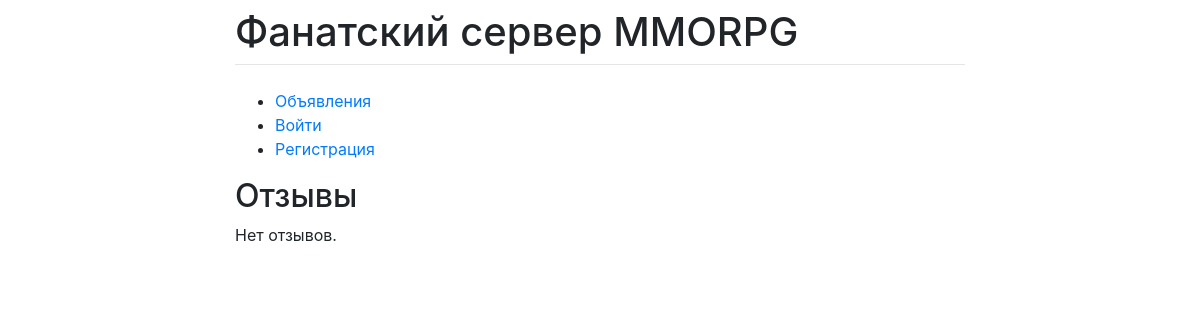
Before: /post/10/responses/ with the older database file.
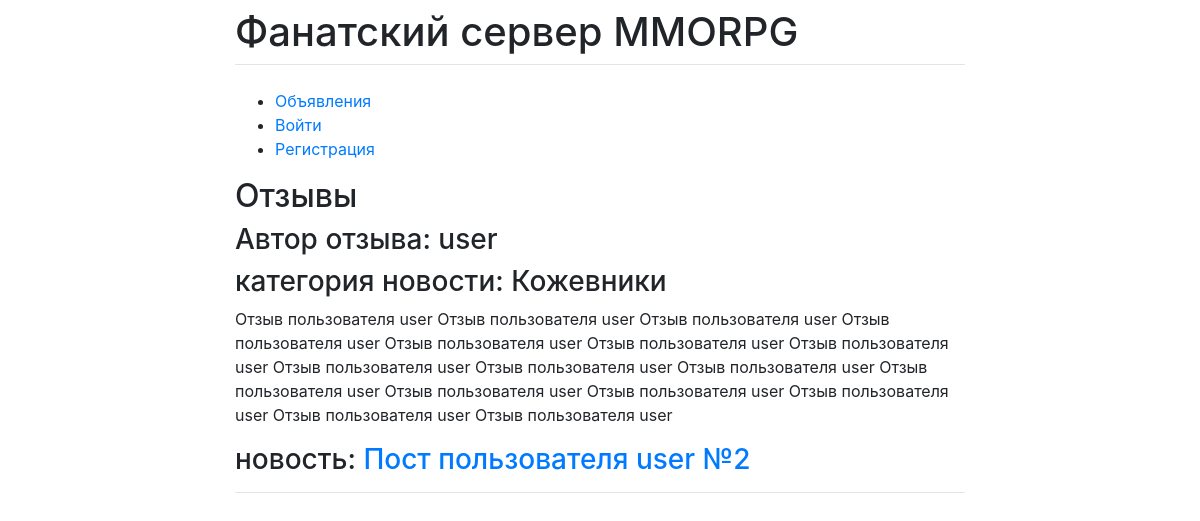
After: the same page with the newer database file.
### guild/models.py (models this page shows, shortened)
class Response(models.Model):
    post = models.ForeignKey(Post, related_name='responses', on_delete=models.CASCADE)
    author = models.ForeignKey(Profile, on_delete=models.CASCADE)
    content = models.TextField()
    created_at = models.DateTimeField(auto_now_add=True)
    is_approved = models.BooleanField(default=False)

class Profile(models.Model):
    user = models.OneToOneField(User, on_delete=models.CASCADE)
    email_confirmed = models.BooleanField(default=False)
    avatar = models.ImageField(upload_to='images/', null=True, blank=True)
    BIO_CHOICES = [
        ('F', 'Female'),
        ('M', 'Male'),
    ]
    bio = models.CharField(max_length=1, choices=BIO_CHOICES, default='M')
    one_time_password = models.CharField(max_length=10, null=True, blank=True)

class Post(models.Model):
    author = models.ForeignKey(Profile, on_delete=models.CASCADE)
    title = models.CharField(max_length=255)
    content = models.TextField()
    category = models.ForeignKey(Category, on_delete=models.CASCADE)
    created_at = models.DateTimeField(auto_now_add=True)
    updated_at = models.DateTimeField(auto_now=True)
    image = models.ImageField(upload_to='images/', null=True, blank=True)

class Category(models.Model):
    name = models.CharField(max_length=100)
    subscribes = models.ManyToManyField(Profile, related_name='categories', through='Subscription')
    is_active = models.BooleanField(default=True)

### guild/views.py (the view)
# urls.py: path('post/<int:post_pk>/responses/', ResponseView.as_view(), name='response-list'),
class ResponseView(ListView):
    model = Response
    context_object_name = 'responses'
    template_name = 'responses/response_list.html'
    def get_queryset(self):
        post_id = self.kwargs['post_pk']
        return Response.objects.filter(post__id=post_id, is_approved=True)

### templates/responses/response_list.html
{% extends 'flatpages/base.html' %}
{% load crispy_forms_tags %}
{% load i18n %}
{% block content %}
    <h2>Отзывы</h2>
    {% for response in responses %}
        <div class="response">
            <h3>Автор отзыва: {{ response.author.user.username }}</h3>
            <h3>категория новости: {{ response.post.category.name }}</h3>
            <p>{{ response.content }}</p>
            <h3>новость: <a href="{% url 'post-detail' pk=response.post.pk %}">{{ response.post.title }}</a></h3>
            <hr>
        </div>
    {% empty %}
        <p>Нет отзывов.</p>
    {% endfor %}
{% endblock %}

Changed rows visible on the page:
added Response: author.user.username "user", post.category.name "Кожевники", content "Отзыв пользователя user Отзыв пользователя user Отзыв пользователя user Отзыв пользователя user Отзыв пользователя user Отзыв пользователя user Отзыв пользователя user Отзыв пользователя user Отзыв пользователя user Отзыв пользователя user Отзыв пользователя user Отзыв пользователя user Отзыв пользователя user Отзыв пользователя user Отзыв пользователя user Отзыв пользователя user", post "Пост пользователя user №2"
Other visible differences:
text no longer shown: "Нет отзывов."
